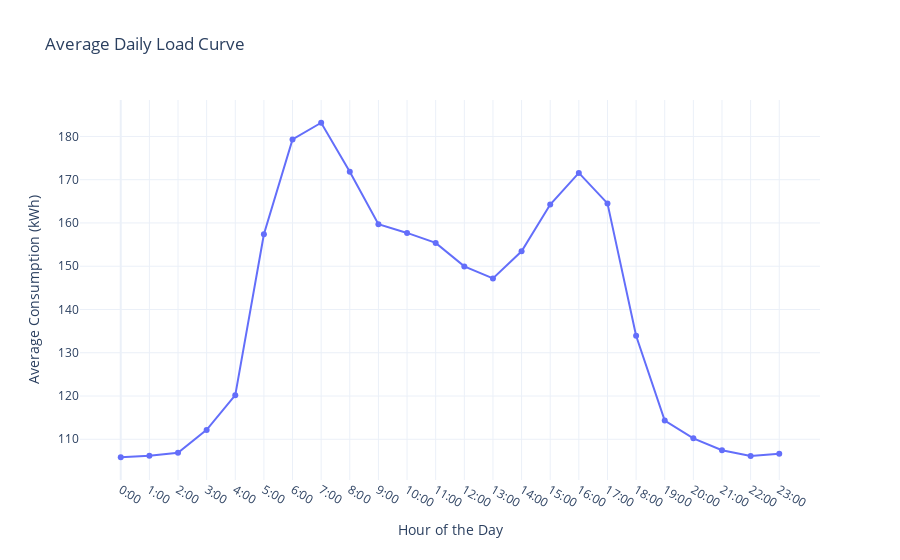

Notebook code cell kept with this figure:
### Code cell
import pandas as pd
import plotly.graph_objects as go
import warnings

warnings.filterwarnings("ignore")
# Specify the file path
file_path = "../GREENER/Ense3buildingconsumption.csv"

# Read the CSV file with semicolon as the delimiter and specify column names
data = pd.read_csv(file_path, sep=';', header=None, names=['Time', 'Consumption'])

# Parse dates in the 'Time' column
data['Time'] = pd.to_datetime(data['Time'], errors='coerce')

# Filter data for the specified date range
start_date = '2023-09-25 00:00:00'
end_date = '2024-09-25 00:00:00'
filtered_data = data[(data['Time'] >= start_date) & (data['Time'] < end_date)]

# Remove non-numeric characters from the 'Consumption' column and convert to numeric
filtered_data['Consumption'] = (
    filtered_data['Consumption']
    .str.replace(' kWh', '', regex=False)  # Remove " kWh"
    .str.replace(',', '', regex=False)     # Remove commas
    .astype(float)                          # Convert to float
)

# Ensure filtered data is not empty
if filtered_data.empty:
    raise ValueError("No data available for the specified date range.")

# Set the date as the index
filtered_data.set_index('Time', inplace=True)

# Resample and calculate the mean consumption for each hour of the day
avg_hourly_load = filtered_data.resample('H').mean()

# Get average consumption per hour of the day (0-23)
avg_daily_load = avg_hourly_load.groupby(avg_hourly_load.index.hour).mean()

# Plot using Plotly
fig = go.Figure()
fig.add_trace(go.Scatter(x=avg_daily_load.index, y=avg_daily_load['Consumption'], 
                         mode='lines+markers', name='Average Consumption'))

# Update layout
fig.update_layout(
    title='Average Daily Load Curve',
    xaxis_title='Hour of the Day',
    yaxis_title='Average Consumption (kWh)',
    xaxis=dict(tickvals=list(range(0, 24)), ticktext=[f'{h}:00' for h in range(0, 24)]),
    template='plotly_white'
)

# Show plot
fig.show()

### Figure 1 — Plotly figure (JSON) as saved in the notebook; plotly's stock layout.template omitted (floating-point values rounded to 4 significant figures)
{"data": [{"mode": "lines+markers", "name": "Average Consumption", "type": "scatter", "x": [0, 1, 2, 3, 4, 5, 6, 7, 8, 9, 10, 11, 12, 13, 14, 15, 16, 17, 18, 19, 20, 21, 22, 23], "y": [105.8, 106.2, 106.9, 112.2, 120.2, 157.4, 179.3, 183.2, 171.9, 159.7, 157.7, 155.4, 150.0, 147.2, 153.4, 164.3, 171.6, 164.5, 133.9, 114.3, 110.2, 107.5, 106.1, 106.6]}], "layout": {"title": {"text": "Average Daily Load Curve"}, "xaxis": {"ticktext": ["0:00", "1:00", "2:00", "3:00", "4:00", "5:00", "6:00", "7:00", "8:00", "9:00", "10:00", "11:00", "12:00", "13:00", "14:00", "15:00", "16:00", "17:00", "18:00", "19:00", "20:00", "21:00", "22:00", "23:00"], "tickvals": [0, 1, 2, 3, 4, 5, 6, 7, 8, 9, 10, 11, 12, 13, 14, 15, 16, 17, 18, 19, 20, 21, 22, 23], "title": {"text": "Hour of the Day"}}, "yaxis": {"title": {"text": "Average Consumption (kWh)"}}}}
